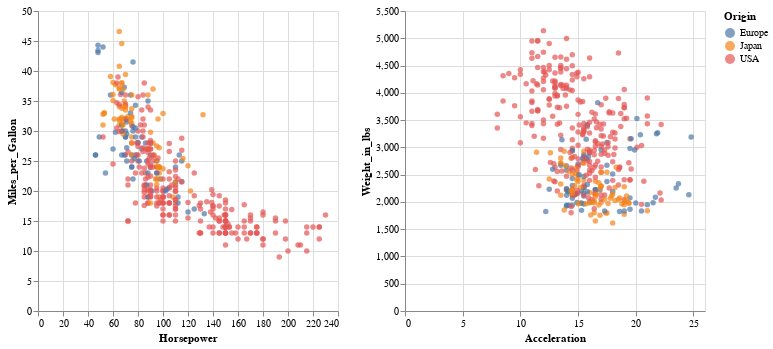

The code cell stored with this chart in its notebook:
### Code cell
autos_link = autos.encode(
    alt.X('Acceleration'),
    alt.Y('Weight_in_lbs')
)

autos | autos_link

### Figure 1 — Vega-Lite specification as saved in the notebook (floating-point values rounded to 4 significant figures; data arrays with more than 128 entries replaced by an {"elided": "..."} marker saying what was removed)
{"config": {"view": {"continuousWidth": 300, "continuousHeight": 300}}, "hconcat": [{"mark": {"type": "circle"}, "encoding": {"color": {"condition": {"param": "param_52", "field": "Origin"}, "value": "lightgray"}, "tooltip": [{"field": "Horsepower", "title": "Caballos de fuerza:", "type": "quantitative"}, {"field": "Miles_per_Gallon", "title": "Millas por galón:", "type": "quantitative"}, {"field": "Name", "title": "Nombre:", "type": "nominal"}], "x": {"field": "Horsepower", "type": "quantitative"}, "y": {"field": "Miles_per_Gallon", "type": "quantitative"}}, "name": "view_35"}, {"mark": {"type": "circle"}, "encoding": {"color": {"condition": {"param": "param_52", "field": "Origin"}, "value": "lightgray"}, "tooltip": [{"field": "Horsepower", "title": "Caballos de fuerza:", "type": "quantitative"}, {"field": "Miles_per_Gallon", "title": "Millas por galón:", "type": "quantitative"}, {"field": "Name", "title": "Nombre:", "type": "nominal"}], "x": {"field": "Acceleration", "type": "quantitative"}, "y": {"field": "Weight_in_lbs", "type": "quantitative"}}, "name": "view_36"}], "data": {"name": "data-b142c6ef86fe368124429c3b13ee14e3"}, "params": [{"name": "param_52", "select": {"type": "interval", "resolve": "intersect"}, "views": ["view_35", "view_36"]}], "$schema": "https://vega.github.io/schema/vega-lite/v5.20.1.json", "datasets": {"data-b142c6ef86fe368124429c3b13ee14e3": {"elided": "406 records"}}}
